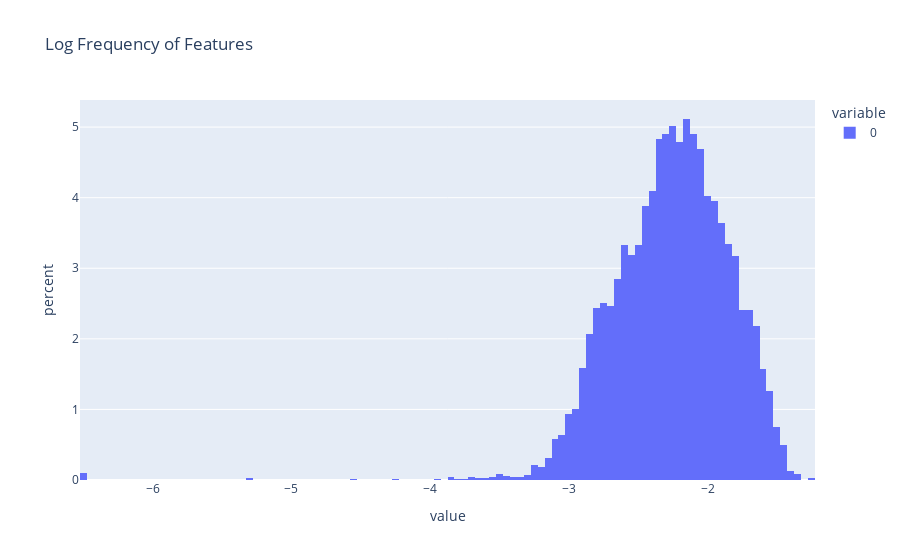

The cell this chart's notebook holds for it:
### Code cell
# Add 1e-6.5 so that dead features show up as log_freq -6.5
log_freq = (freqs + 10**-6.5).log10()
px.histogram(utils.to_numpy(log_freq), title="Log Frequency of Features", histnorm='percent')

### Figure 1 — Plotly figure (JSON) as saved in the notebook; plotly's stock layout.template omitted (floating-point values rounded to 4 significant figures; data arrays with more than 128 entries replaced by an {"elided": "..."} marker saying what was removed)
{"data": [{"alignmentgroup": "True", "bingroup": "x", "histnorm": "percent", "hovertemplate": "variable=0<br>value=%{x}<br>percent=%{y}<extra></extra>", "legendgroup": "0", "marker": {"color": "#636efa", "pattern": {"shape": ""}}, "name": "0", "offsetgroup": "0", "orientation": "v", "showlegend": true, "type": "histogram", "x": {"elided": "8192 float values"}, "xaxis": "x", "yaxis": "y"}], "layout": {"barmode": "relative", "legend": {"title": {"text": "variable"}, "tracegroupgap": 0}, "title": {"text": "Log Frequency of Features"}, "xaxis": {"anchor": "y", "domain": [0, 1], "title": {"text": "value"}}, "yaxis": {"anchor": "x", "domain": [0, 1], "title": {"text": "percent"}}}}
